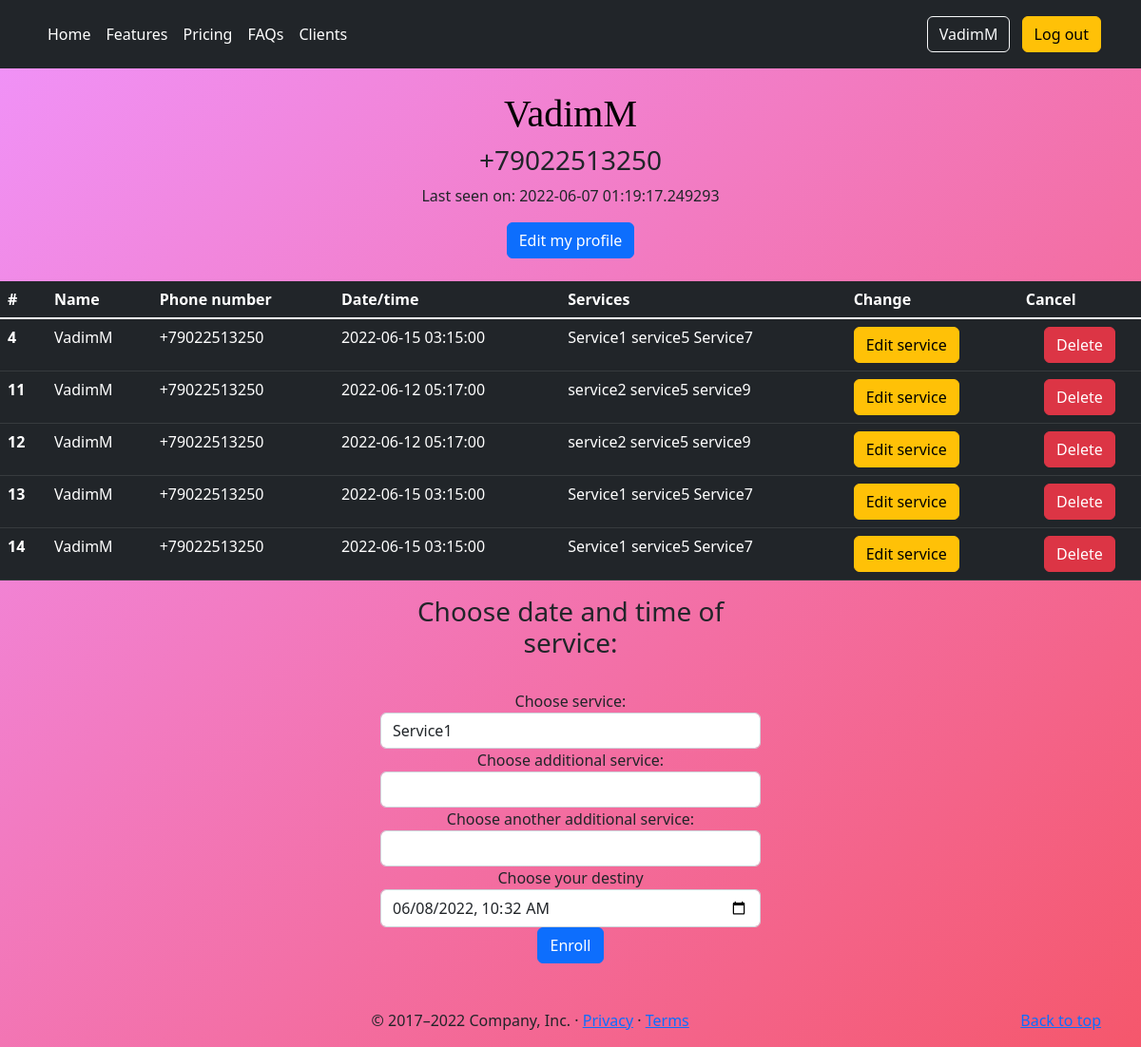
Page /user/VadimM (signed in) on the earlier database version.
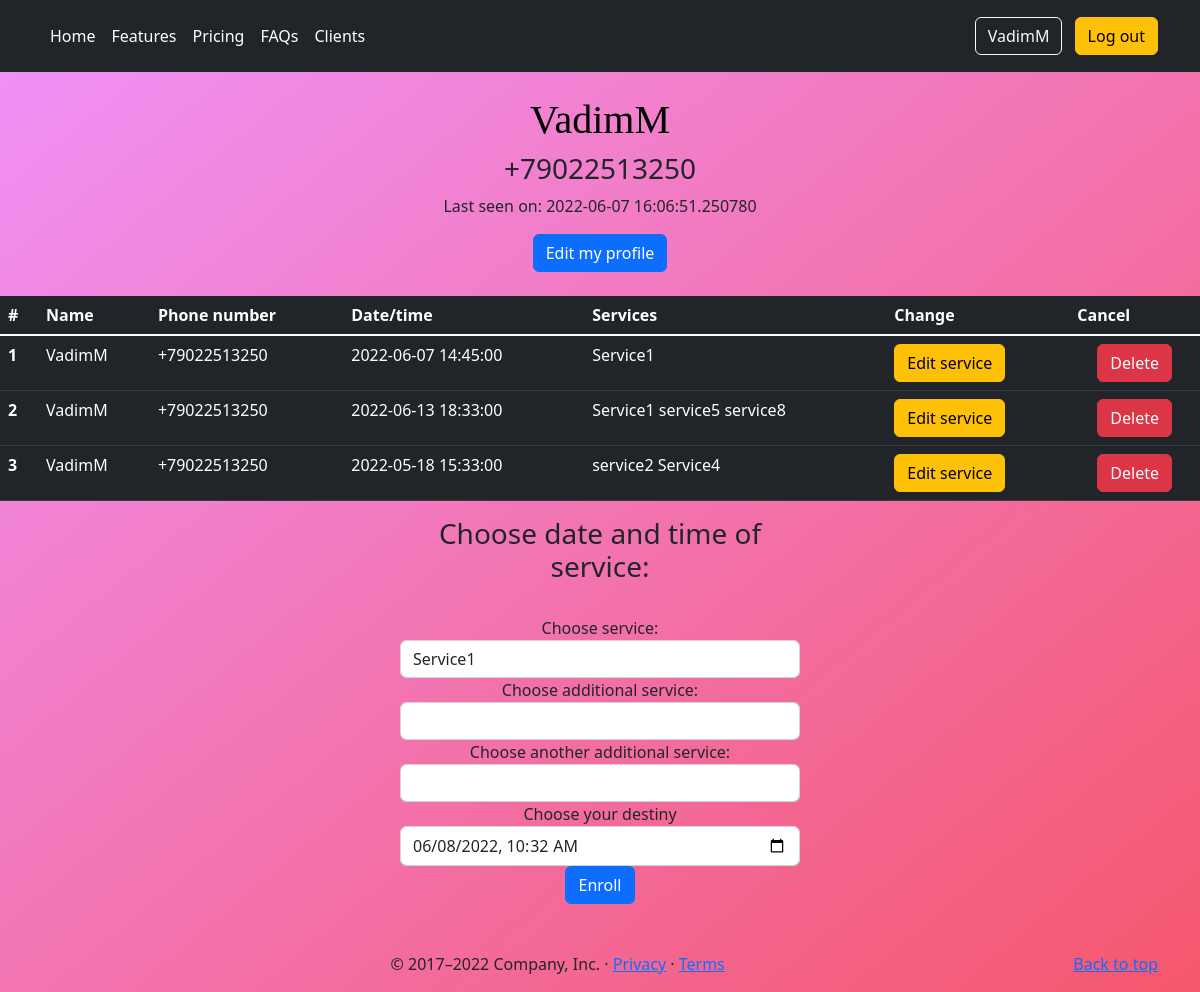
Same page on the later database version.
### app/models.py (models this page shows, shortened)
class User(UserMixin, db.Model):
    __tablename__ = 'user'
    id = db.Column(db.Integer, primary_key=True)
    username = db.Column(db.String(64), index=True, unique=True)
    phone_number = db.Column(db.String(120), index=True, unique=True)
    password_hash = db.Column(db.String(128))
    about_me = db.Column(db.String(140))  # TODO does this really need
    last_seen = db.Column(db.DateTime, default=datetime.now)
    services = db.relationship('Service', backref='client', lazy='dynamic')

class Service(db.Model):
    __tablename__ = 'service'
    id = db.Column(db.Integer, primary_key=True)
    service = db.Column(db.String(140))
    service_time = db.Column(db.String, index=True)  # TODO service date\time
    user_id = db.Column(db.Integer, db.ForeignKey('user.id'))

### app/routes.py (the view)
@app.route('/user/<username>', methods=['GET', 'POST'])
@login_required
def user(username):
    form = Services()
    user = User.query.filter_by(username=username).first()
    services = Service.query.filter_by(user_id=user.id)
    return render_template('user.html', user=user, title=username, form=form, services=services)

### app/forms.py
class Services(FlaskForm):
    service1 = SelectField('Choose service:', choices=['Service1', 'service2', 'service3'])
    service2 = SelectField('Choose additional service:', render_kw={'placeholder': 'Add service'},
                           choices=['', 'Service4', 'service5', 'service6'],
                           validate_choice=False)
    service3 = SelectField('Choose another additional service:', choices=['', 'Service7', 'service8', 'service9'],
                           validate_choice=False)
    service_time = DateTimeLocalField('Choose your destiny', default=datetime.today(), validators=[InputRequired()],
                                      format='%Y-%m-%dT%H:%M')
    submit = SubmitField('Enroll', render_kw={'class': 'btn btn-info'})

### app/models.py (called while the page is built)
@login.user_loader
def load_user(id):
    return User.query.get(int(id))

### app/routes.py (called while the page is built)
@app.before_request
def before_request():
    if current_user.is_authenticated:
        current_user.last_seen = datetime.today()
        db.session.commit()

### app/templates/user.html (shortened to what this page needs)
{% extends "base.html" %}
{% import "bootstrap/wtf.html" as wtf %}
{% block body %}
<head>
</head>
<body>
<main>
    <br>
    <tr>
        <td>
            {% if user == current_user %}
            <h1>{{ user.username }}</h1>
            {% endif %}
            {% if user.phone_number %}<h3>{{ user.phone_number }}</h3>{% endif %}
            {% if user.last_seen %}<p>Last seen on: {{ user.last_seen }}</p>{% endif %}
            <a type="button" class="btn btn-primary" href="{{ url_for('edit_profile') }}">Edit my profile</a>
        </td>
    </tr>
    <br><br>
    <table class="table table-dark">
        <thead>
        <tr>
            <th scope="col">#</th>
            <th scope="col">Name</th>
            <th scope="col">Phone number</th>
            <th scope="col">Date/time</th>
            <th scope="col">Services</th>
            <th scope="col">Change</th>
            <th scope="col">Cancel</th>
        </tr>
        </thead>
        <tbody class="table-group-divider">
        {% for service in services %}
        <tr>
            {% if user == current_user %}
            <th scope="row">{{ service.id }}</th>
            <td>{{ user.username }}</td>
            <td>{{ user.phone_number }}</td>
            <td>{{ service.service_time }}</td>
            <td>{{ service.service }}</td>
            <td><a type="button" class="btn btn-warning" href="{{ url_for('edit_service', service_id=service.id) }}">Edit service</a></td>
            <td><form action="{{ url_for('delete_service', service_id=service.id) }}" method=post>
                <input type=submit class="btn btn-danger" value="Delete"></form></td>
            {% endif %}
        </tr>
        {% endfor %}
        </tbody>
    </table>
    <form action="{{ url_for('add_service') }}" method="post">
        <h3><label>Choose date and time of service:</label></h3><br>
        {{ wtf.quick_form(form) }}
    </form>
    <br><br>
</main>
</body>
{% endblock %}

### app/templates/base.html (shortened to what this page needs)
<html lang="en">
<head>
    {% block style %}
    <link href="{{ url_for('static', filename='css/carousel.css')}}" rel="stylesheet">
    {% endblock %}
</head>
<body>
{% block header %}
<header class="p-3 bg-dark text-white">
    <div class="container">
        <div class="d-flex flex-wrap align-items-center justify-content-center justify-content-lg-start">
            <ul class="nav col-12 col-lg-auto me-lg-auto mb-2 justify-content-center mb-md-0">
                <li><a href="/" class="nav-link px-2 text-white">Home</a></li>
                <li><a href="#" class="nav-link px-2 text-white">Features</a></li>
                <li><a href="/pricing" class="nav-link px-2 text-white">Pricing</a></li>
                <li><a href="#" class="nav-link px-2 text-white">FAQs</a></li>
                <li><a href="/clients" class="nav-link px-2 text-white">Clients</a></li>
            </ul>
            <div class="text-end">
                {% if current_user.is_anonymous %}
                <a class="btn btn-outline-light me-2" href="{{ url_for('login') }}" role="button">Log in</a>
                <a class="btn btn-warning" href="{{ url_for('register') }}" role="button">Register</a>
                {% else %}
                <a class="btn btn-outline-light me-2" href="{{ url_for('user', username=current_user.username) }}"
                   role="button">{{ current_user.username }}</a>
                <a class="btn btn-warning" href="{{ url_for('logout') }}" role="button">Log out</a>
                {% endif %}
            </div>
        </div>
    </div>
</header>
{% endblock %}
<main>
    {% block body %}{% endblock %}
    {% block footer %}
    <footer class="container">
        <p class="float-end"><a href="#">Back to top</a></p>
        <p>&copy; 2017–2022 Company, Inc. &middot; <a href="#">Privacy</a> &middot; <a href="#">Terms</a></p>
    </footer>
    {% endblock %}
</main>
</body>
</html>

### app/templates/user.html (style rules this page uses)
body { background: linear-gradient(to bottom right, rgba(240, 147, 251, 1), rgba(245, 87, 108, 1)) }
main { vertical-align:middle; margin: 0 auto; vertical-align:middle; max-width: auto; padding: auto; text-align: center; }
h1 { color : #000000; text-align : center; font-family: "SIMPSON"; }
form { margin: 0 auto; padding: auto; text-align: center; max-width: 400px; btn: btn-warning }

Differences in the rows shown:
no longer on this page (row edited): Service: id "4", {{ user.username }} "VadimM", {{ user.phone_number }} "+79022513250", service_time "2022-06-15 03:15:00", service "Service1 service5 Service7"
removed Service: id "11", {{ user.username }} "VadimM", {{ user.phone_number }} "+79022513250", service_time "2022-06-12 05:17:00", service "service2 service5 service9"
removed Service: id "12", {{ user.username }} "VadimM", {{ user.phone_number }} "+79022513250", service_time "2022-06-12 05:17:00", service "service2 service5 service9"
removed Service: id "13", {{ user.username }} "VadimM", {{ user.phone_number }} "+79022513250", service_time "2022-06-15 03:15:00", service "Service1 service5 Service7"
removed Service: id "14", {{ user.username }} "VadimM", {{ user.phone_number }} "+79022513250", service_time "2022-06-15 03:15:00", service "Service1 service5 Service7"
changed User "VadimM": last_seen "2022-06-07 01:19:17.249293" → "2022-06-07 16:06:51.250780"
added Service: id "1", {{ user.username }} "VadimM", {{ user.phone_number }} "+79022513250", service_time "2022-06-07 14:45:00", service "Service1"
added Service: id "2", {{ user.username }} "VadimM", {{ user.phone_number }} "+79022513250", service_time "2022-06-13 18:33:00", service "Service1 service5 service8"
added Service: id "3", {{ user.username }} "VadimM", {{ user.phone_number }} "+79022513250", service_time "2022-05-18 15:33:00", service "service2 Service4"
